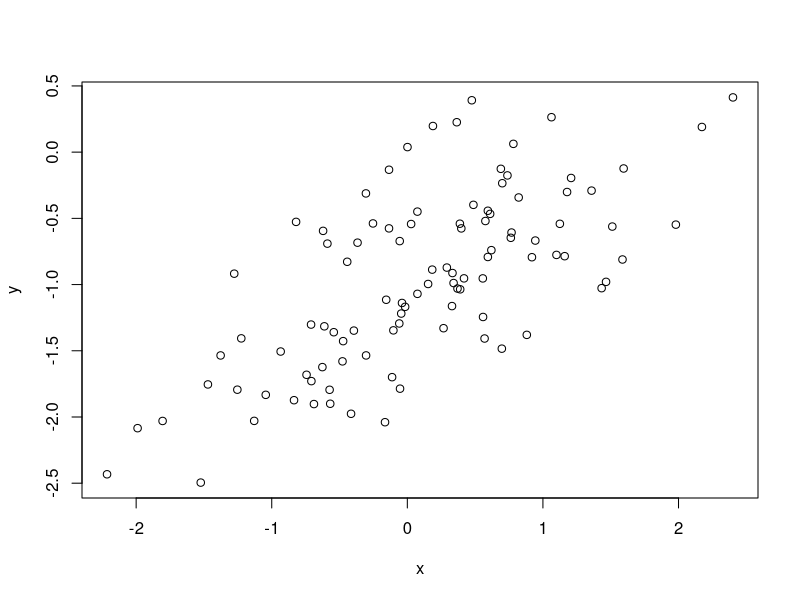
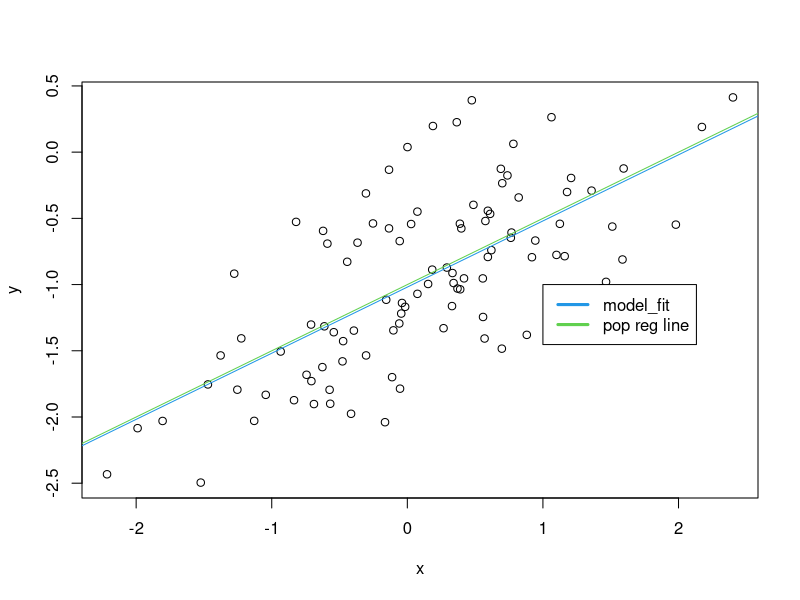
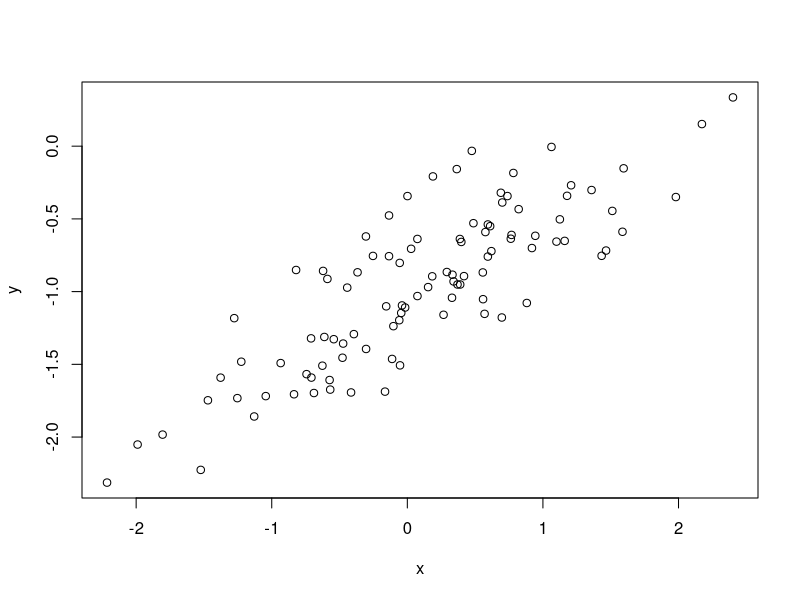
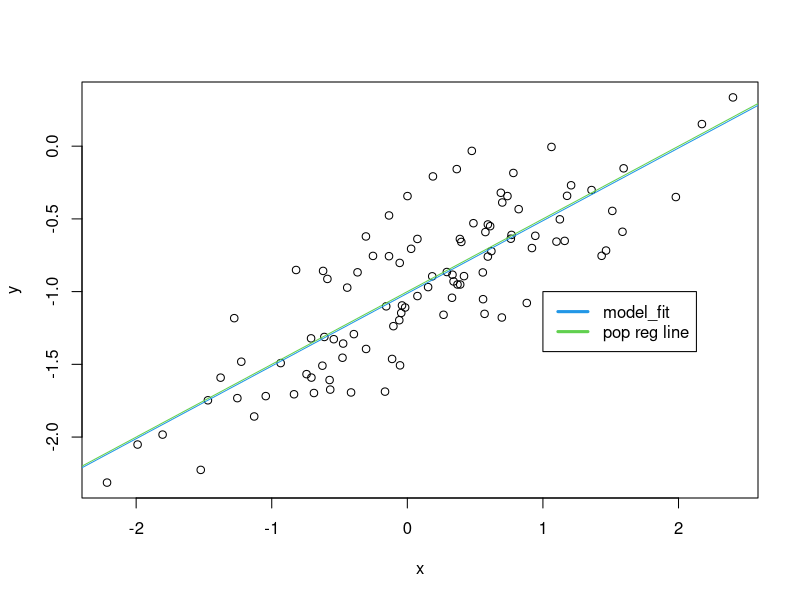
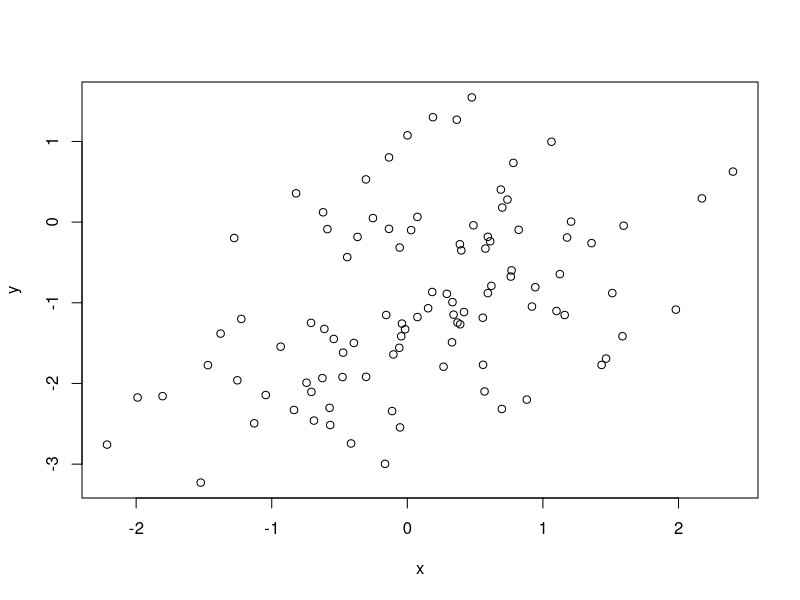
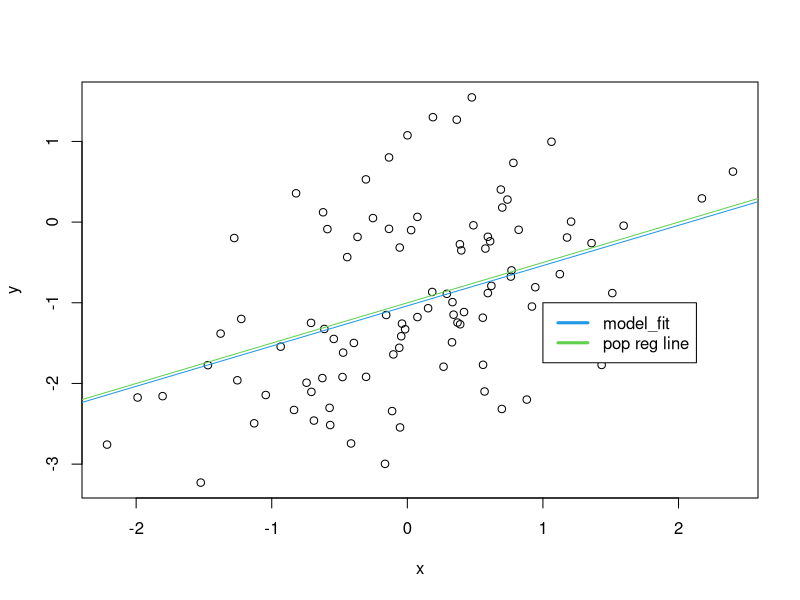

Source code (R) for these figures, in order:

# a-c
rm(list=ls())
set.seed(1)
x <- rnorm(100, mean=0, sd=1)
eps <- rnorm(100, mean=0, sd=sqrt(0.25))
y <- (-1+0.5*x+eps)
length(y)
# y is of length 100.
# b_0 = -1. and b_1 = 0.5

# d.
plot(x,y)
# I observe a line with a positive slope and y_int close to -1.

# e. 
m1 <- lm(y~x)
summary(m1)
confint(m1)
# b_0_hat=-1.019, which is close to -1.
# b_1_hat=0.49947, which is close to 0.5

# f.
plot(x,y)
abline(m1, col=4)
abline(-1,0.5,col=3)
legend(-1, c("model_fit","pop reg line"), col=4:3, lwd=3)

# g. 
m2 <- lm(y~x+I(x^2))
summary(m2)
# R squared increases from 0.467 to 0.478,
# and adjusted R squared increases too from 0.462 to .467.
# Both of the above provide some evidence that adding 
# the second order term improves fit, yet the p-value 
# corresponding to the F stat for the whole regression
# increases, suggesting worse fit. 

# h.
# Repeat with with less noise:
rm(list=ls())
set.seed(1)
x <- rnorm(100, mean=0, sd=1)
eps <- rnorm(100, mean=0, sd=sqrt(0.10))
y <- (-1+0.5*x+eps)
length(y)
plot(x,y)
m1 <- lm(y~x)
summary(m1)
confint(m1)
# b_0_hat=-1.012, which is closer to -1.
# b_1_hat=0.49966, which is closer to 0.5
plot(x,y)
abline(m1, col=4)
abline(-1,0.5,col=3)
legend(-1, c("model_fit","pop reg line"), col=4:3, lwd=3)
# Est parms fit true parms better, fitted line is closer
# to pop reg line.

# i.
# Repeat with with more noise:
rm(list=ls())
set.seed(1)
x <- rnorm(100, mean=0, sd=1)
eps <- rnorm(100, mean=0, sd=sqrt(1))
y <- (-1+0.5*x+eps)
length(y)
plot(x,y)
m1 <- lm(y~x)
summary(m1)
confint(m1)
# b_0_hat=-1.038, which is further from -1.
# b_1_hat=0.4989, which is further from 0.5
plot(x,y)
abline(m1, col=4)
abline(-1,0.5,col=3)
legend(-1, c("model_fit","pop reg line"), col=4:3, lwd=3)
# Est parms fit true parms worse, fitted line is further
# from pop reg line.

# j.
# CI's for b_0 from:
# orig: -1.1150804 -0.9226122
# less: -1.0727832 -0.9510557
# more: -1.2301607 -0.8452245
# CI's for b_1 from:
# orig: 0.3925794  0.6063602
# less: 0.4320613  0.5672681
# more: 0.2851588  0.7127204
# Clearly less/more noise in data decreases/increases
# the size of the confidence intervals.
